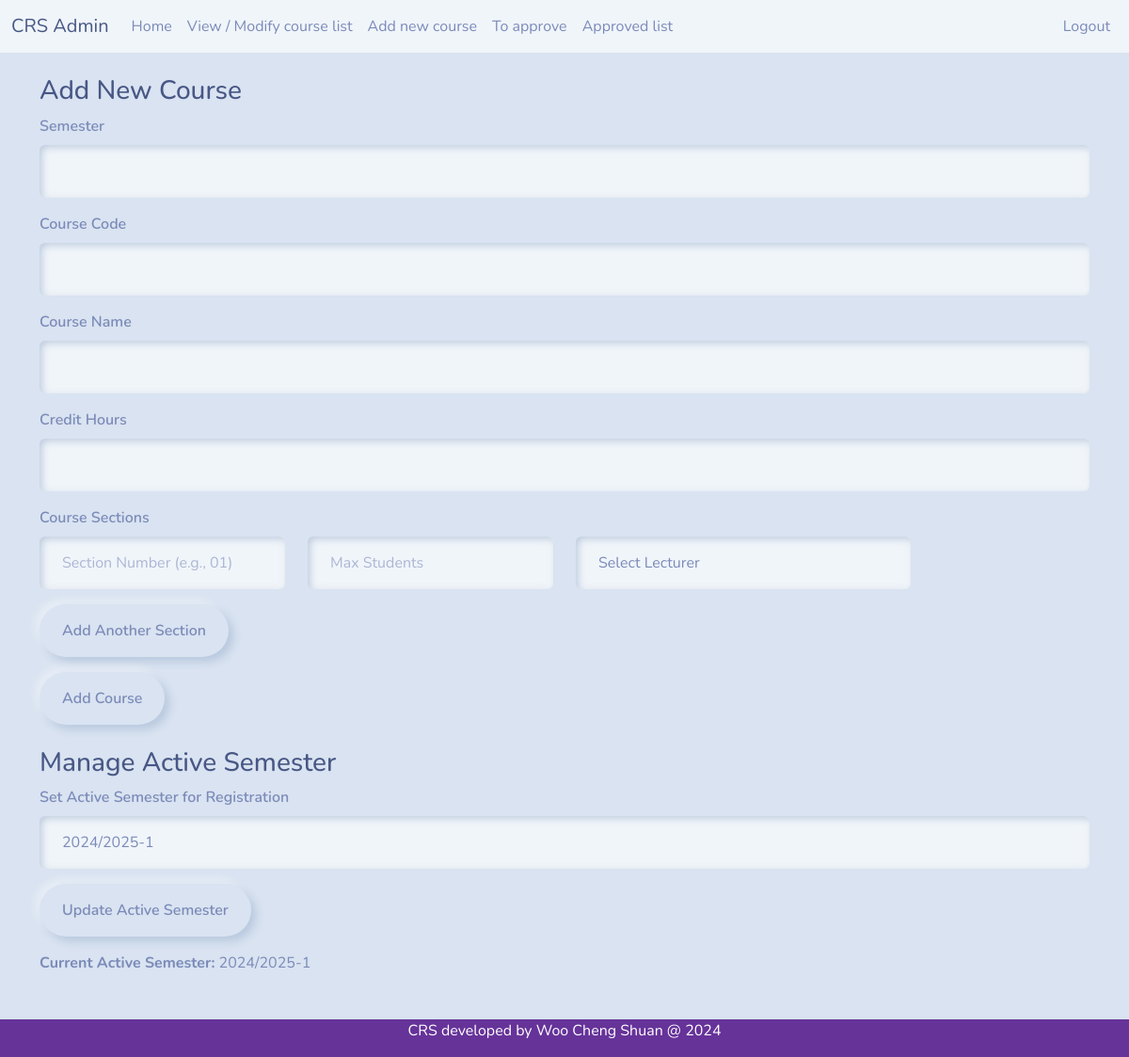
The page /addnewcourse.php (signed in) on the database as committed earlier.
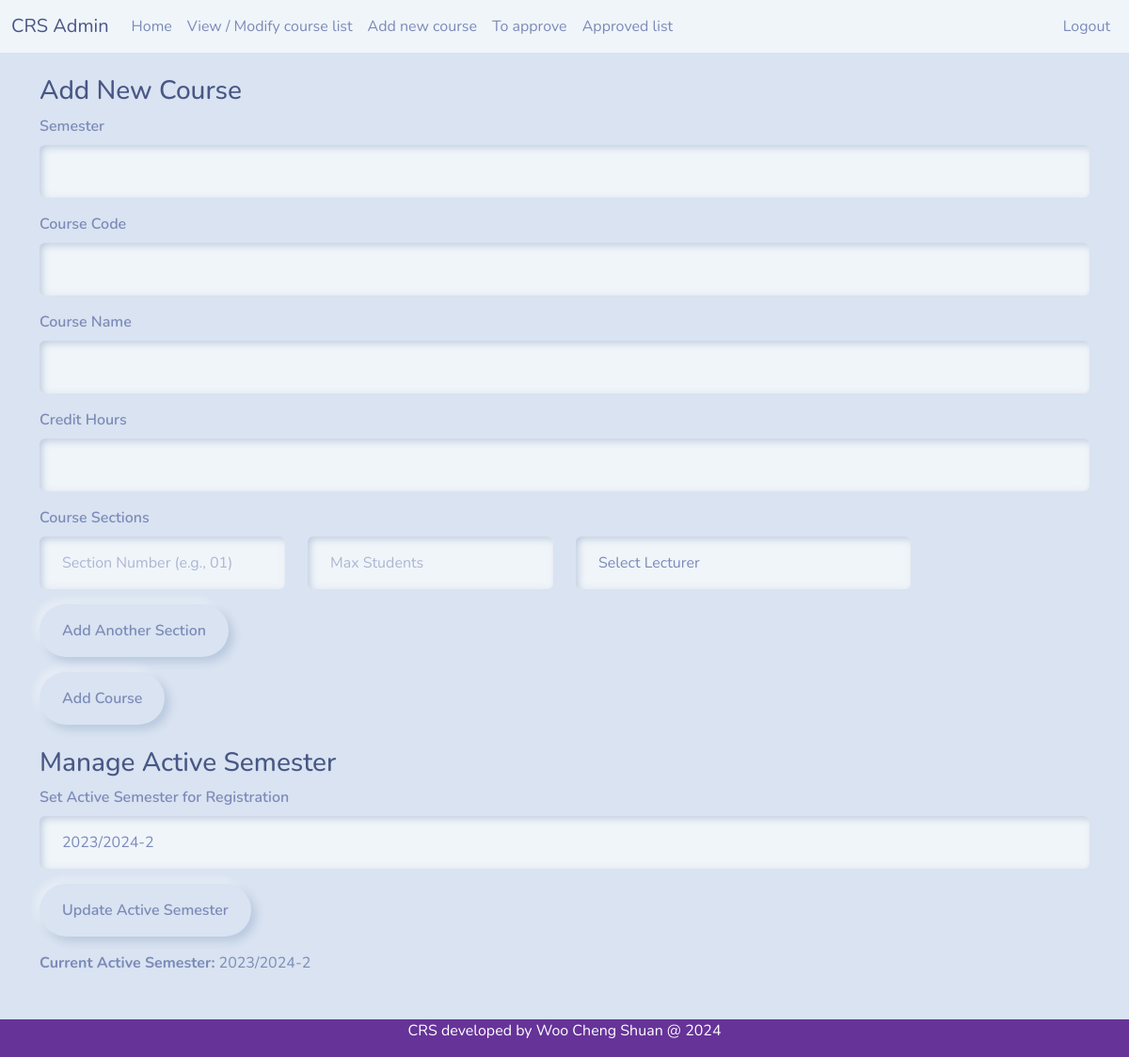
The same page on the database as committed later.
### tables this page shows
CREATE TABLE `tb_settings` (
  `id` int(11) NOT NULL,
  `active_semester` varchar(20) DEFAULT NULL,
  `updated_at` timestamp NOT NULL DEFAULT current_timestamp() ON UPDATE current_timestamp()
);

### addnewcourse.php (the view, shortened to what this page needs)
<?php
include 'headeradvisor.php';
include 'dbconnect.php';
?>
<div class="container mt-4">
  <div class="row">
    <div class="col">
      <h3>Add New Course</h3>
      <form method="POST" action="addnewcourseprocess.php">
        <div class="mb-3">
          <label for="semester" class="form-label">Semester</label>
          <input type="text" class="form-control" id="semester" name="fsem" required>
        </div>
        <div class="mb-3">
          <label for="coursecode" class="form-label">Course Code</label>
          <input type="text" class="form-control" id="coursecode" name="fcode" required>
        </div>
        <div class="mb-3">
          <label for="coursename" class="form-label">Course Name</label>
          <input type="text" class="form-control" id="coursename" name="fname" required>
        </div>
        <div class="mb-3">
          <label for="credit" class="form-label">Credit Hours</label>
          <input type="number" class="form-control" id="credit" name="fcredit" required min="1" max="4">
        </div>
        <div class="mb-3">
          <label class="form-label">Course Sections</label>
          <div id="sectionsContainer">
            <div class="section-row row mb-2">
              <div class="col-md-3">
                <input type="text" class="form-control" name="section_number[]" placeholder="Section Number (e.g., 01)" required>
              </div>
              <div class="col-md-3">
                <input type="number" class="form-control" name="section_capacity[]" placeholder="Max Students" required>
              </div>
              <div class="col-md-4">
                <select class="form-control" name="section_lecturer[]" required>
                  <option value="">Select Lecturer</option>
                </select>
              </div>
              <div class="col-md-2">
              </div>
            </div>
          </div>
          <button type="button" class="btn btn-secondary mt-2" id="addSection">Add Another Section</button>
        </div>
        <button type="submit" class="btn btn-primary">Add Course</button>
      </form>
    </div>
  </div>
</div>
<div class="container mt-4">
  <div class="row">
    <div class="col">
      <h3>Manage Active Semester</h3>
      <form method="POST" action="updatesemester.php">
        <div class="mb-3">
          <label for="activeSemester" class="form-label">Set Active Semester for Registration</label>
          <select class="form-control" id="activeSemester" name="active_semester" required>
            <?php
            $sql = "SELECT DISTINCT semester FROM (
                SELECT r_sem as semester FROM tb_registration
                UNION
                SELECT c_sem as semester FROM tb_course
            ) as semesters ORDER BY semester DESC";
            $result = mysqli_query($con, $sql);
            $activeSql = "SELECT active_semester FROM tb_settings ORDER BY id DESC LIMIT 1";
            $activeResult = mysqli_query($con, $activeSql);
            if ($activeResult && mysqli_num_rows($activeResult) > 0) {
                $activeSemester = mysqli_fetch_array($activeResult)['active_semester'];
            } else {
                $activeSemester = '';
            }
            if (mysqli_num_rows($result) > 0) {
                while($row = mysqli_fetch_array($result)) {
                    $selected = ($row['semester'] == $activeSemester) ? 'selected' : '';
                    echo "<option value='".$row['semester']."' ".$selected.">".$row['semester']."</option>";
                }
            } else {
                echo "<option value=''>No semesters available</option>";
            }
            ?>
          </select>
        </div>
        <button type="submit" class="btn btn-primary">Update Active Semester</button>
      </form>
      <div class="mt-3">
        <p><strong>Current Active Semester:</strong> <?php echo $activeSemester ? $activeSemester : 'None set'; ?></p>
      </div>
    </div>
  </div>
</div>
<br><br><br>
<?php include 'footer.php';?>

Rows that differ between the two databases and show on the page:
no longer on this page (row unchanged): tb_settings: active_semester "2024/2025-1"
added tb_settings: active_semester "2023/2024-2"
Other text that changed with them:
form field active_semester: "2024/2025-1" → "2023/2024-2"
